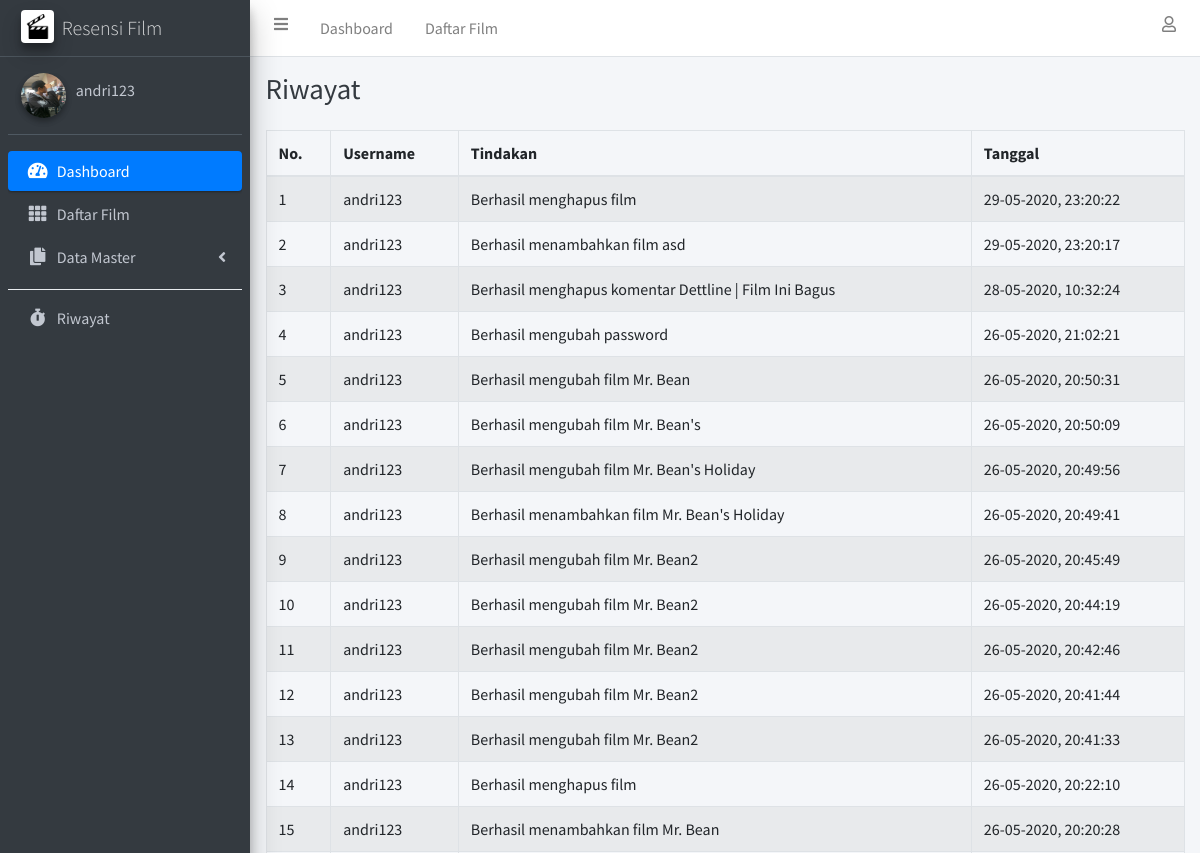
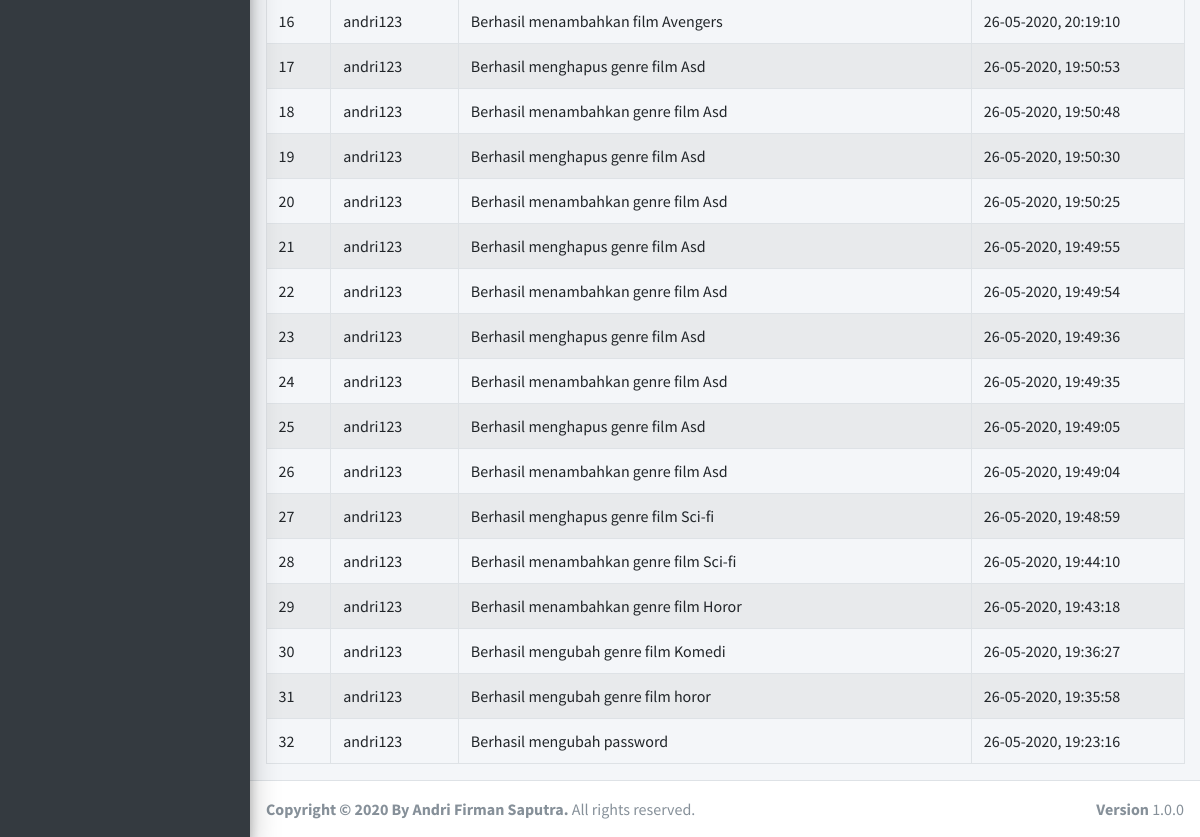
Before: /admin/riwayat.php (signed in) with the older database file (2 pictures, top to bottom).
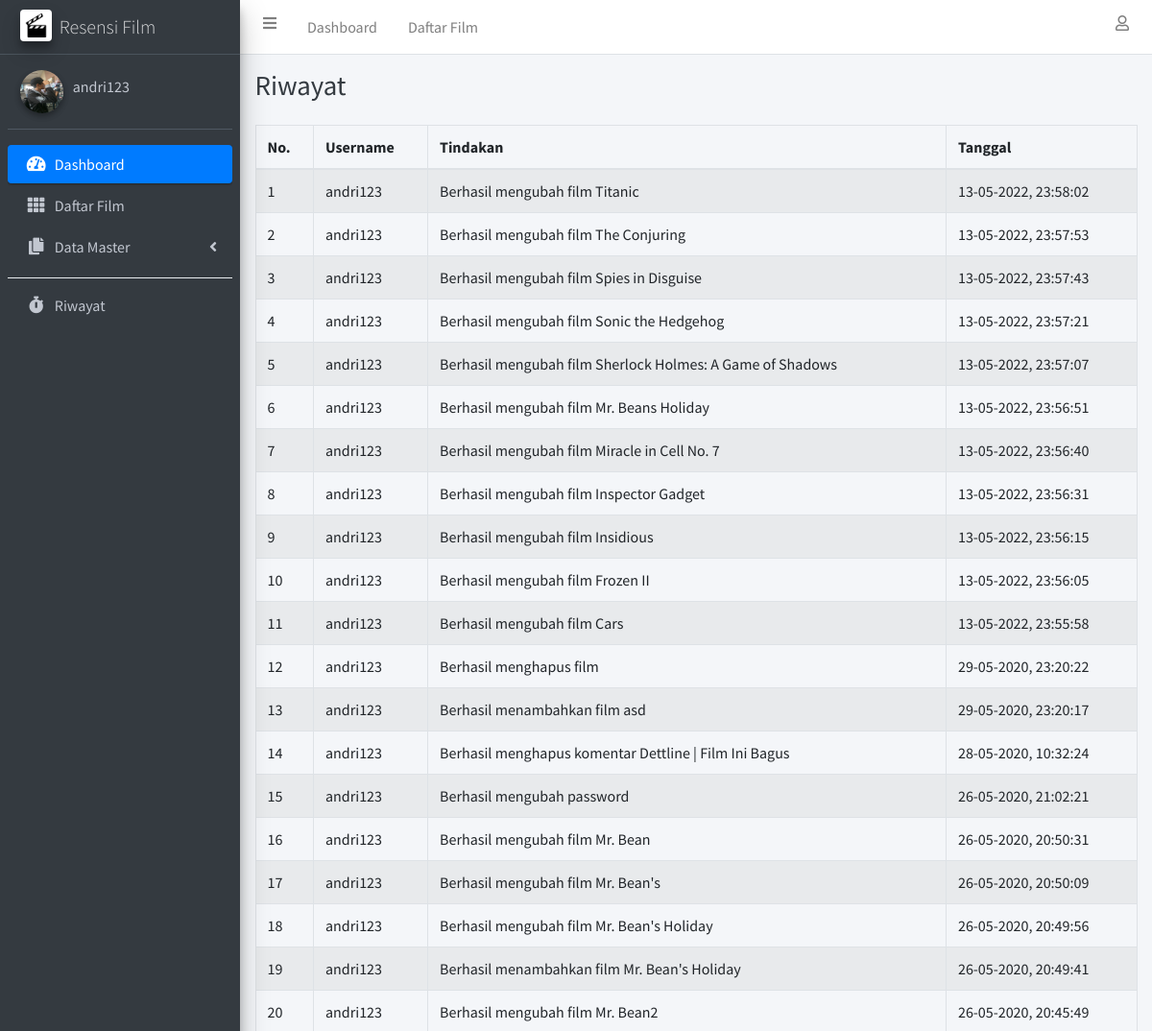
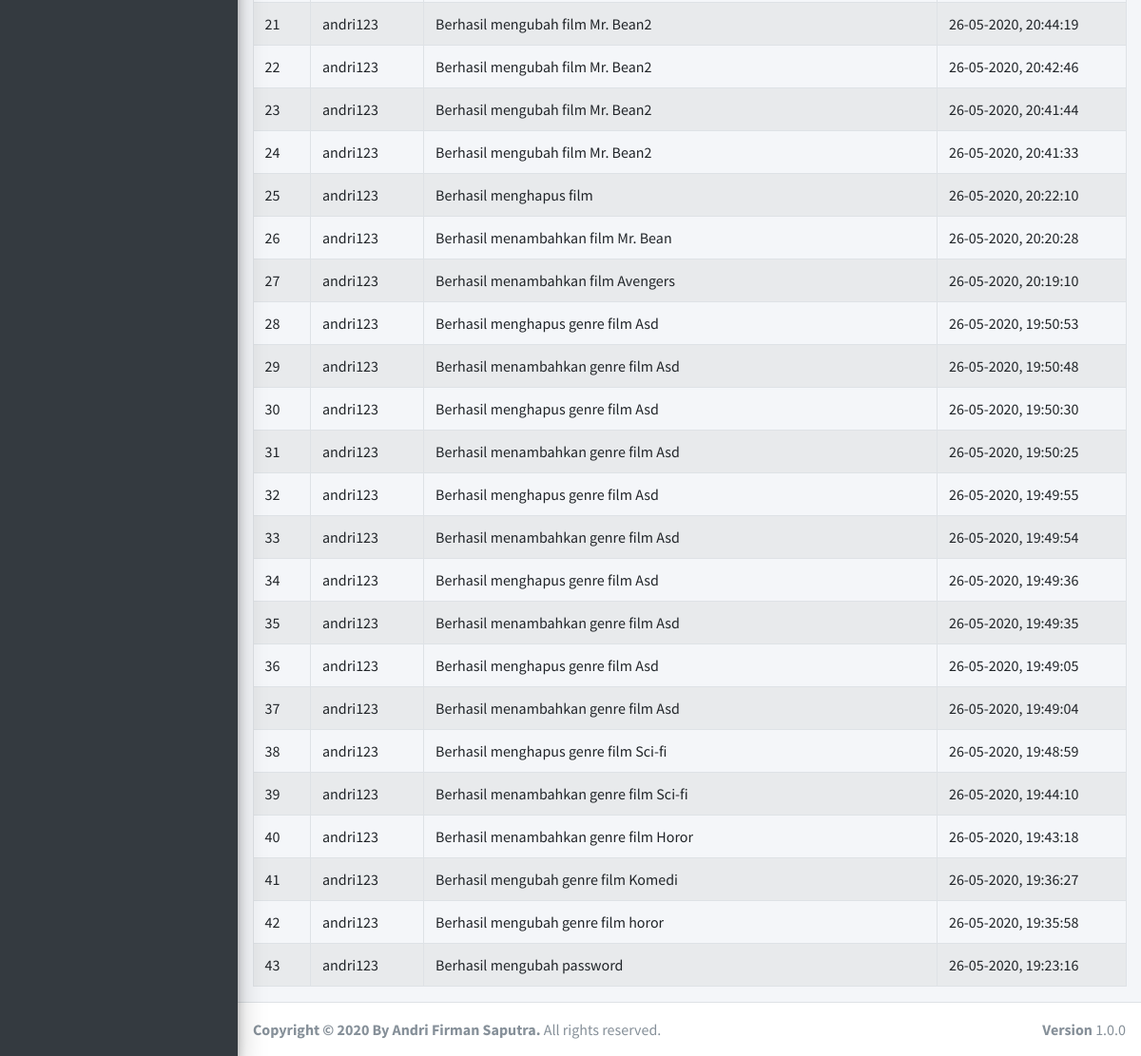
After: the same page with the newer database file (2 pictures, top to bottom).
### tables this page shows
CREATE TABLE `tb_user` (
  `id_user` int(10) NOT NULL,
  `username` varchar(100) NOT NULL,
  `password` varchar(255) NOT NULL,
  `nama_lengkap` varchar(100) NOT NULL,
  `photo_profile` text NOT NULL
);

CREATE TABLE `tb_riwayat` (
  `id_riwayat` int(10) NOT NULL,
  `id_user` int(10) NOT NULL,
  `tindakan` text NOT NULL,
  `tanggal` int(11) NOT NULL
);

### koneksi.php (called while the page is built, shortened)
<?php
	$server 	= "localhost";
	$user		= "root";
	$password	= "";
	$koneksi = mysqli_connect($server,$user,$password) or die("Koneksi Server Gagal!");
function dataUser() {
	global $koneksi;
	if (isset($_SESSION['id_user'])) {
		$id_user = $_SESSION['id_user'];
		return mysqli_fetch_assoc(mysqli_query($koneksi, "SELECT * FROM tb_user WHERE id_user = '$id_user'"));
	} else {
		echo "
		  <script>
		    document.location.href='logout.php'
		  </script>
		";
	}
}

### admin/riwayat.php (the view, shortened to what this page needs)
<?php
  require '../koneksi.php';
  $riwayat = mysqli_query($koneksi, "SELECT * FROM tb_riwayat INNER JOIN tb_user ON tb_riwayat.id_user = tb_user.id_user ORDER BY tanggal DESC");
?>
<!DOCTYPE html>
<html>
<head>
  <?php include '../include_admin/css.php'; ?>
</head>
<body class="hold-transition sidebar-mini layout-fixed">
<div class="wrapper">
  <?php include '../include_admin/navbar.php'; ?>
  <?php include '../include_admin/sidebar.php'; ?>
  <div class="content-wrapper">
    <div class="content-header">
      <div class="container-fluid">
        <div class="row mb-2">
          <div class="col-sm">
            <h1 class="m-0 text-dark">Riwayat</h1>
          </div>
        </div>
      </div>
    </div>
    <section class="content">
      <div class="container-fluid">
        <div class="row">
          <div class="col-lg">
            <div class="table-responsive">
              <table class="table table-bordered table-hover table-striped" id="table_id">
                <thead>
                  <tr>
                    <th>No.</th>
                    <th>Username</th>
                    <th>Tindakan</th>
                    <th>Tanggal</th>
                  </tr>
                </thead>
                <tbody>
                  <?php $i = 1; ?>
                  <?php foreach ($riwayat as $dr): ?>
                    <tr>
                      <td><?= $i++; ?></td>
                      <td><?= $dr['username']; ?></td>
                      <td><?= $dr['tindakan']; ?></td>
                      <td><?= date('d-m-Y, H:i:s', $dr['tanggal']); ?></td>
                    </tr>
                  <?php endforeach ?>
                </tbody>
              </table>
            </div>
          </div>
        </div>
      </div>
    </section>
  </div>
  <footer class="main-footer">
    <strong>Copyright &copy; 2020 By Andri Firman Saputra.</strong>
    All rights reserved.
    <div class="float-right d-none d-sm-inline-block">
      <b>Version</b> 1.0.0
    </div>
  </footer>
</div>
</body>
</html>

### include_admin/css.php (shortened to what this page needs)
<link rel="stylesheet" href="../assets/vendor/bootstrap/css/bootstrap.min.css">
<link rel="stylesheet" href="../assets/vendor/fontawesome-free/css/all.min.css">
<link rel="stylesheet" href="../assets/vendor/adminlte/adminlte.min.css">
<link rel="stylesheet" href="../assets/vendor/overlayScrollbars/css/OverlayScrollbars.min.css">
<link rel="stylesheet" href="../assets/vendor/datatables/css/dataTables.bootstrap4.min.css">
<link rel="stylesheet" href="../assets/vendor/fancybox/jquery.fancybox.min.css">
<link rel="stylesheet" href="../assets/css/style.css">

### include_admin/navbar.php (shortened to what this page needs)
<nav class="main-header navbar navbar-expand navbar-white navbar-light">
  <ul class="navbar-nav">
    <li class="nav-item">
      <a class="nav-link" data-widget="pushmenu" href="#" role="button"><i class="fas fa-bars"></i></a>
    </li>
    <li class="nav-item d-none d-sm-inline-block">
      <a href="index.php" class="nav-link">Dashboard</a>
    </li>
    <li class="nav-item d-none d-sm-inline-block">
      <a href="film.php" class="nav-link">Daftar Film</a>
    </li>
  </ul>
  <ul class="navbar-nav ml-auto">
    <li class="nav-item dropdown">
      <a class="nav-link" data-toggle="dropdown" href="#">
        <i class="far fa-user"></i>
      </a>
    </li>
  </ul>
</nav>

### include_admin/sidebar.php (shortened to what this page needs)
<?php
  $dataUser = dataUser();
?>
<aside class="main-sidebar sidebar-dark-primary elevation-4">
  <a href="index.php" class="brand-link">
    <img src="../assets/img/img_properties/logo.png" alt="Logo" class="brand-image rounded elevation-3 p-1 bg-white">
    <span class="brand-text font-weight-light">Resensi Film</span>
  </a>
  <div class="sidebar">
    <div class="user-panel mt-3 pb-3 mb-3 d-flex">
      <div class="image">
        <img style="width: 45px; height: 45px" src="../assets/img/img_profiles/<?= $dataUser['photo_profile']; ?>" class="img-circle elevation-2 img-profile" alt="User Image">
      </div>
      <div class="info">
        <a href="profile.php" class="d-block"><?= $dataUser['username']; ?></a>
      </div>
    </div>
    <nav class="mt-2">
      <ul class="nav nav-pills nav-sidebar flex-column" data-widget="treeview" role="menu" data-accordion="false">
        <li class="nav-item has-treeview menu-open">
          <a href="index.php" class="nav-link active">
            <i class="nav-icon fas fa-tachometer-alt"></i>
            <p>
              Dashboard
            </p>
          </a>
        </li>
        <li class="nav-item">
          <a href="film.php" class="nav-link">
            <i class="nav-icon fas fa-th"></i>
            <p>
              Daftar Film
            </p>
          </a>
        </li>
        <li class="nav-item has-treeview">
          <a href="#" class="nav-link">
            <i class="nav-icon fas fa-copy"></i>
            <p>
              Data Master
              <i class="fas fa-angle-left right"></i>
            </p>
          </a>
        </li>
        <div class="dropdown-divider"></div>
        <li class="nav-item">
          <a href="riwayat.php" class="nav-link">
            <i class="nav-icon fas fa-stopwatch"></i>
            <p>
              Riwayat
            </p>
          </a>
        </li>
      </ul>
    </nav>
  </div>
</aside>

### assets/css/style.css (style rules this page uses)
.img-profile { width: 200px; height: 200px; }
@media (min-width: 992px) { .img-profile { width: 300px; height: 300px; } }

Changed rows visible on the page:
added tb_riwayat: id_user.username "andri123", tindakan "Berhasil mengubah film Titanic", tanggal "13-05-2022, 23:58:02"
added tb_riwayat: id_user.username "andri123", tindakan "Berhasil mengubah film The Conjuring", tanggal "13-05-2022, 23:57:53"
added tb_riwayat: id_user.username "andri123", tindakan "Berhasil mengubah film Spies in Disguise", tanggal "13-05-2022, 23:57:43"
added tb_riwayat: id_user.username "andri123", tindakan "Berhasil mengubah film Sonic the Hedgehog", tanggal "13-05-2022, 23:57:21"
added tb_riwayat: id_user.username "andri123", tindakan "Berhasil mengubah film Sherlock Holmes: A Game of Shadows", tanggal "13-05-2022, 23:57:07"
added tb_riwayat: id_user.username "andri123", tindakan "Berhasil mengubah film Mr. Beans Holiday", tanggal "13-05-2022, 23:56:51"
added tb_riwayat: id_user.username "andri123", tindakan "Berhasil mengubah film Miracle in Cell No. 7", tanggal "13-05-2022, 23:56:40"
added tb_riwayat: id_user.username "andri123", tindakan "Berhasil mengubah film Inspector Gadget", tanggal "13-05-2022, 23:56:31"
added tb_riwayat: id_user.username "andri123", tindakan "Berhasil mengubah film Insidious", tanggal "13-05-2022, 23:56:15"
added tb_riwayat: id_user.username "andri123", tindakan "Berhasil mengubah film Frozen II", tanggal "13-05-2022, 23:56:05"
added tb_riwayat: id_user.username "andri123", tindakan "Berhasil mengubah film Cars", tanggal "13-05-2022, 23:55:58"
